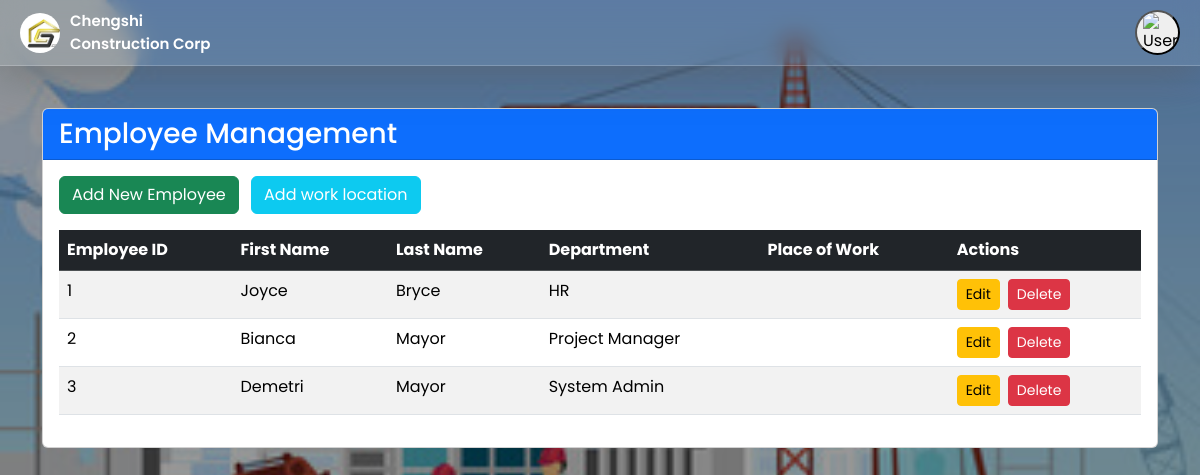
Page /HR/Employee_manage/index.php (signed in) on the earlier database version.
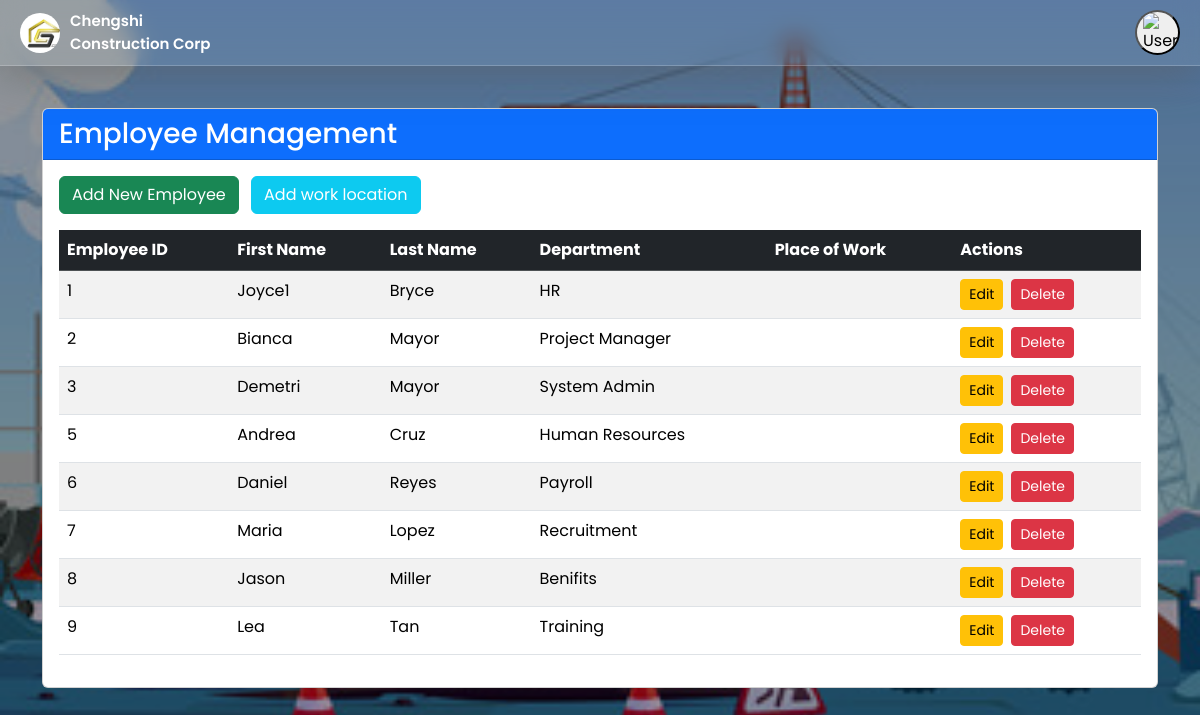
Same page on the later database version.
### tables this page shows
CREATE TABLE `employee` (
  `Emp_id` bigint(255) NOT NULL,
  `Firstname` varchar(255) NOT NULL,
  `Lastname` varchar(255) NOT NULL,
  `Department` varchar(255) NOT NULL
);

### HR/Employee_manage/index.php (the view, shortened to what this page needs)
<?php
    $servername = "localhost";
    $username = "root";
    $password = "";
    $dbname = "simpletest_db";
    $conn = new mysqli($servername, $username, $password, $dbname);
?>
<!DOCTYPE html>
<html lang="en">
<head>
    <link href="https://cdn.jsdelivr.net/npm/bootstrap@5.3.3/dist/css/bootstrap.min.css" rel="stylesheet">
    <link rel="stylesheet" href="../../Assets/home_hr.css">
</head>
<body>
    <?php include '../../Modules/background.php'; ?>
    <?php include '../../Modules/navbar.php'; ?>
    <div class="container mt-5">
        <div class="row">
            <div class="col-12">
                <div class="card">
                    <div class="card-header bg-primary text-white">
                        <h3 class="card-title mb-0">Employee Management</h3>
                    </div>
                    <div class="card-body">
                        <button type="button" class="btn btn-success mb-3" data-bs-toggle="modal" data-bs-target="#addEmployeeModal">
                            <i class="fas fa-plus"></i> Add New Employee
                        </button>
                        <button type="button" class="btn btn-info mb-3 ms-2" onclick="window.location='#';">
                            <a href="./geofence" class="icon-item">
                                Add work location
                            </a>
                        </button>
                        <div class="table-responsive">
                            <table class="table table-striped table-hover">
                                <thead class="table-dark">
                                    <tr>
                                        <th>Employee ID</th>
                                        <th>First Name</th>
                                        <th>Last Name</th>
                                        <th>Department</th>
                                        <th>Place of Work</th>
                                        <th>Actions</th>
                                    </tr>
                                </thead>
                                <tbody>
                                    <?php
                                        $result = $conn->query("SELECT * FROM employee ORDER BY Emp_id");
                                        if ($result && $result->num_rows > 0) {
                                            while ($row = $result->fetch_assoc()) {
                                                echo "<tr>";
                                                echo "<td>" . $row['Emp_id'] . "</td>";
                                                echo "<td>" . htmlspecialchars($row['Firstname']) . "</td>";
                                                echo "<td>" . htmlspecialchars($row['Lastname']) . "</td>";
                                                echo "<td>" . htmlspecialchars($row['Department']) . "</td>";
                                                echo "<td></td>";
                                                echo "<td>";
                                                echo "<a href='?edit=" . $row['Emp_id'] . "' class='btn btn-warning btn-sm me-2'>Edit</a>";
                                                echo "<form method='POST' style='display:inline;' onsubmit='return confirm(\"Are you sure you want to delete this employee?\")'>";
                                                echo "<button type='submit' name='delete' class='btn btn-danger btn-sm'>Delete</button>";
                                                echo "</form>";
                                                echo "</td>";
                                                echo "</tr>";
                                            }
                                        } else {
                                            echo "<tr><td colspan='5' class='text-center'>No employees found.</td></tr>";
                                        }
                                    ?>
                                </tbody>
                            </table>
                        </div>
                    </div>
                </div>
            </div>
        </div>
    </div>
</body>
</html>

Differences in the rows shown:
changed employee "Bryce": Firstname "Joyce" → "Joyce1"
added employee: Emp_id "5", Firstname "Andrea", Lastname "Cruz", Department "Human Resources"
added employee: Emp_id "6", Firstname "Daniel", Lastname "Reyes", Department "Payroll"
added employee: Emp_id "7", Firstname "Maria", Lastname "Lopez", Department "Recruitment"
added employee: Emp_id "8", Firstname "Jason", Lastname "Miller", Department "Benifits"
added employee: Emp_id "9", Firstname "Lea", Lastname "Tan", Department "Training"
